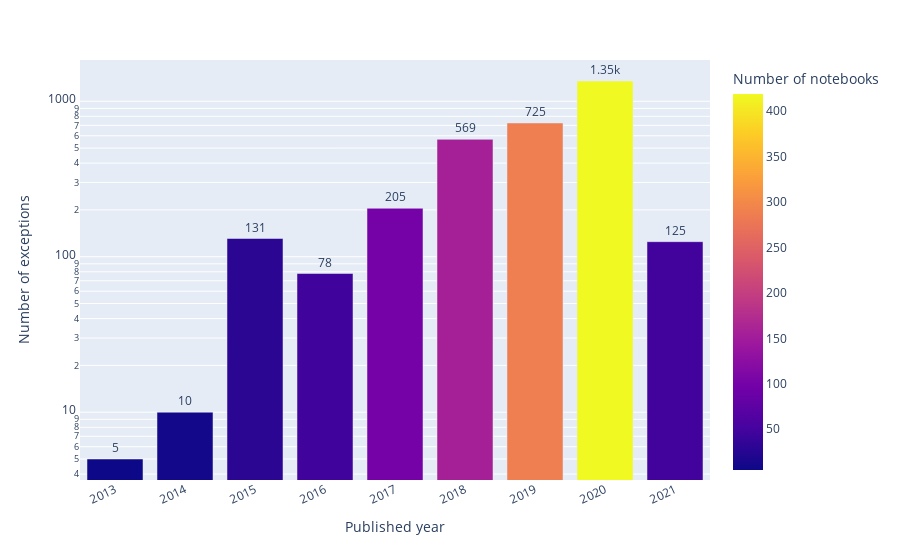

Notebook source saved alongside this figure:
### Code cell
fig = px.bar(exceptions_by_year_notebook_df.head(10), x='published_year', y='new_reason', color='notebooks_count',
             labels=dict(published_year="Published year", new_reason="Number of exceptions", notebooks_count="Number of notebooks"),
        hover_data=['new_reason', 'notebooks_count'], 
)
filename = 'timeline_exceptions_by_year_notebook'
fig = style_bar_chart(fig, filename)
fig.show()

### Figure 1 — Plotly figure (JSON) as saved in the notebook; plotly's stock layout.template omitted (floating-point values rounded to 4 significant figures)
{"data": [{"alignmentgroup": "True", "customdata": [[5], [10], [28], [46], [100], [156], [287], [419], [48]], "hovertemplate": "Published year=%{x}<br>Number of exceptions=%{y}<br>Number of notebooks=%{marker.color}<extra></extra>", "legendgroup": "", "marker": {"color": [5, 10, 28, 46, 100, 156, 287, 419, 48], "coloraxis": "coloraxis", "pattern": {"shape": ""}}, "name": "", "offsetgroup": "", "orientation": "v", "showlegend": false, "textposition": "outside", "texttemplate": "%{y:s}", "type": "bar", "x": ["2013", "2014", "2015", "2016", "2017", "2018", "2019", "2020", "2021"], "xaxis": "x", "y": [5, 10, 131, 78, 205, 569, 725, 1350, 125], "yaxis": "y"}], "layout": {"autosize": true, "barmode": "relative", "coloraxis": {"colorbar": {"title": {"text": "Number of notebooks"}}, "colorscale": [[0, "#0d0887"], [0.1111, "#46039f"], [0.2222, "#7201a8"], [0.3333, "#9c179e"], [0.4444, "#bd3786"], [0.5556, "#d8576b"], [0.6667, "#ed7953"], [0.7778, "#fb9f3a"], [0.8889, "#fdca26"], [1, "#f0f921"]]}, "legend": {"tracegroupgap": 0}, "margin": {"t": 60}, "uniformtext": {"minsize": 8, "mode": "hide"}, "xaxis": {"anchor": "y", "autorange": true, "domain": [0, 1], "range": [-0.5, 8.5], "tickangle": -25, "title": {"text": "Published year"}, "type": "category"}, "yaxis": {"anchor": "x", "autorange": true, "domain": [0, 1], "range": [0.5639, 3.265], "title": {"text": "Number of exceptions"}, "type": "log"}}}
